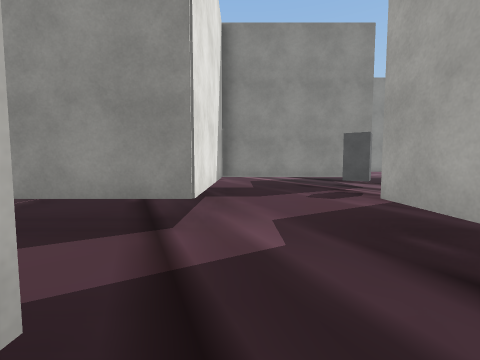
View 1 (above)

24 first-person views from a walk through a 3-D level made in the Unity game engine. The camera is 1.3 m above the floor, tilts 4° down and sees 90° across. The floor is counted in squares, 2 m on a side. Each view is taken from the middle of a square. On the plan, view 1 faces up. The plan holds only what a view shows up to about 9 squares ahead; the rest is blank. The place goes on beyond the plan. The player character is not drawn. Some animated figures are not drawn. Some surface patterns are stand-ins.

View 2
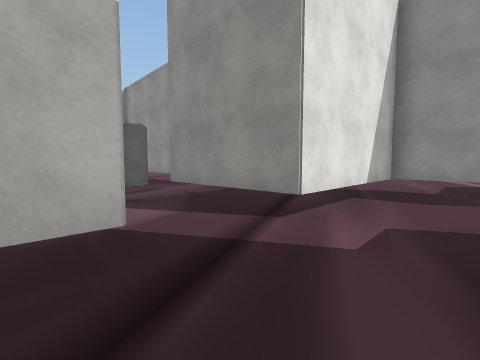

View 3
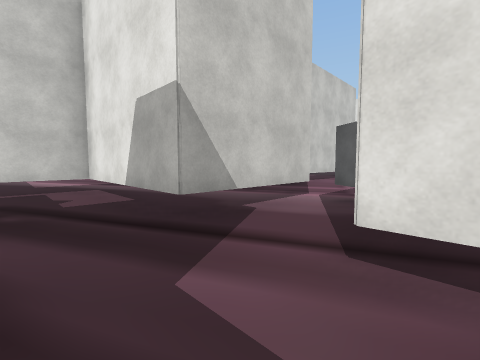

View 4
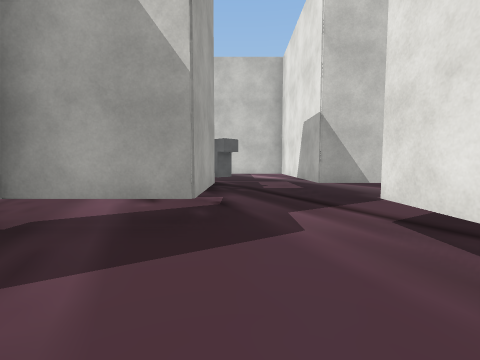

View 5
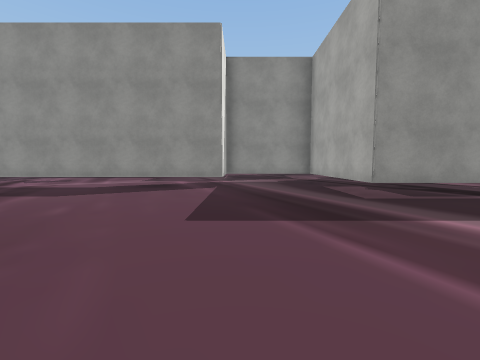

View 6
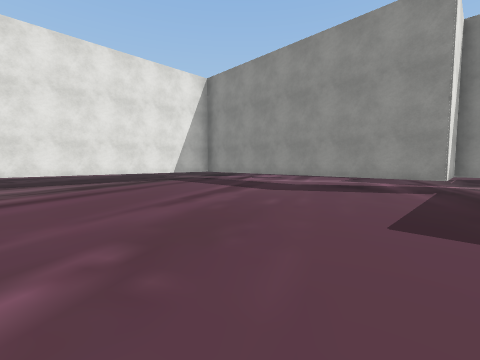

View 7
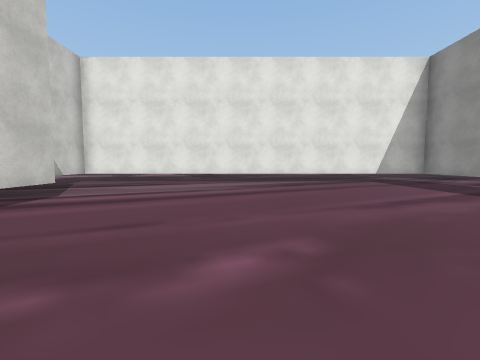

View 8
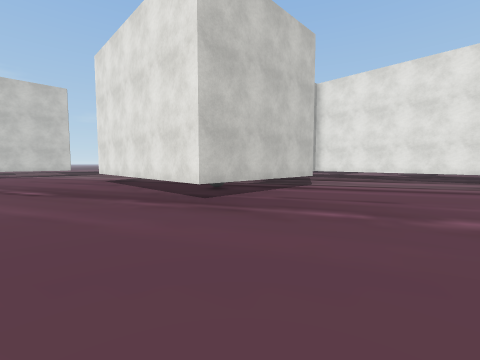

View 9
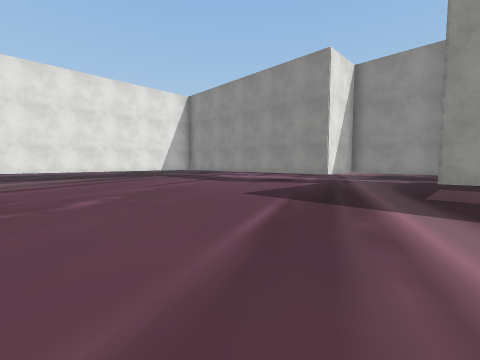

View 10
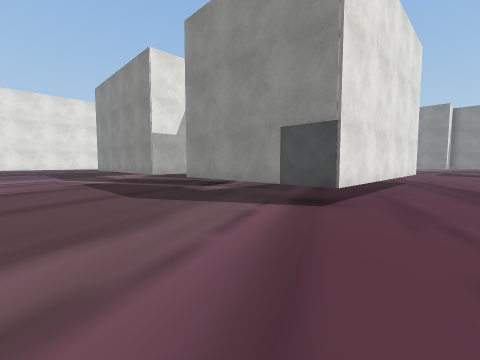

View 11
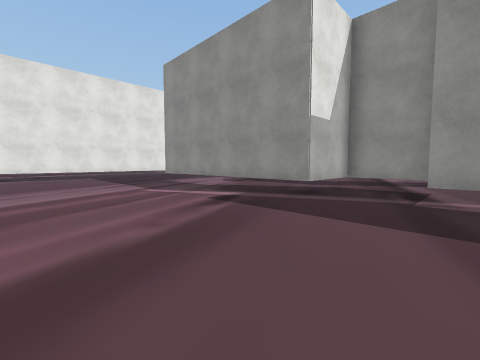

View 12
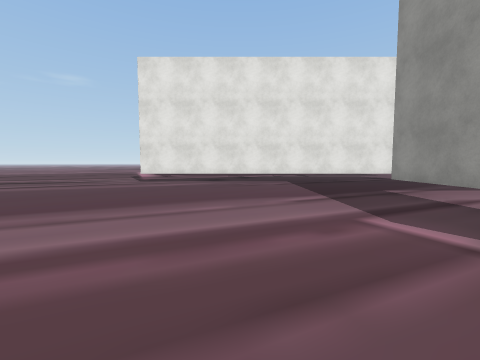

View 13
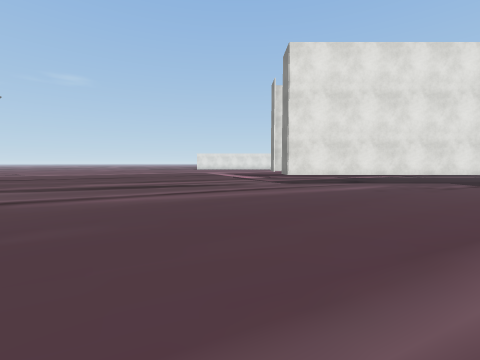

View 14
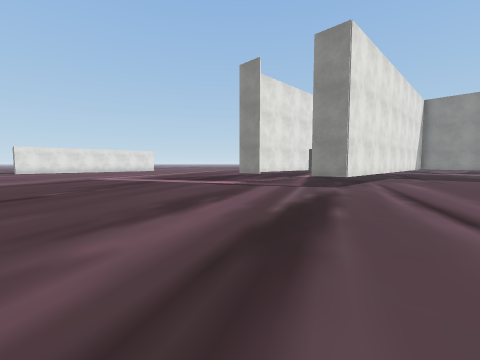

View 15
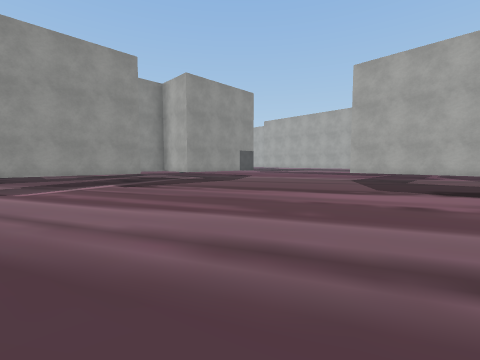

View 16
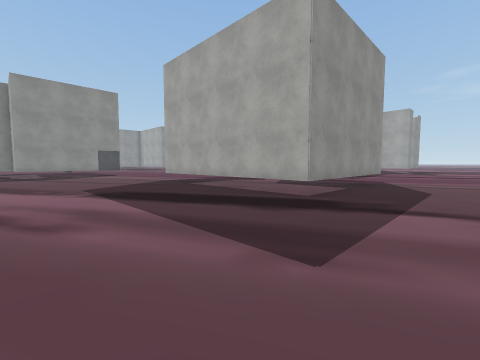

View 17
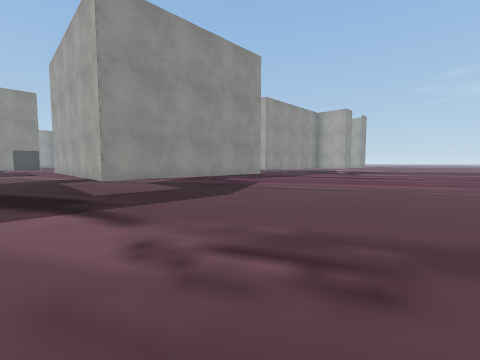

View 18
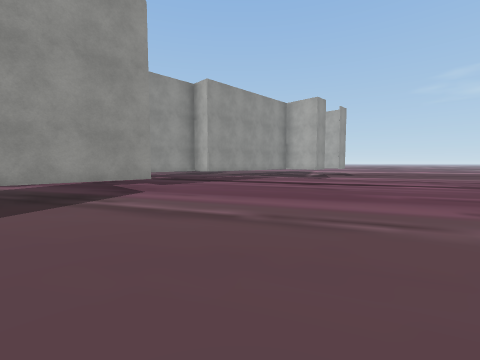

View 19
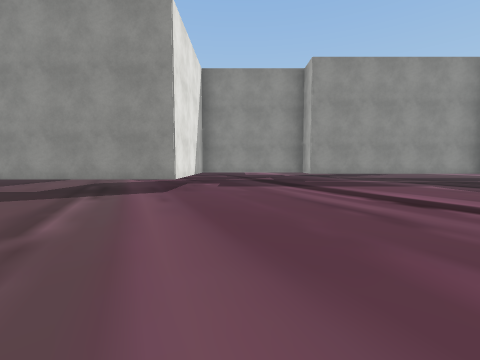

View 20
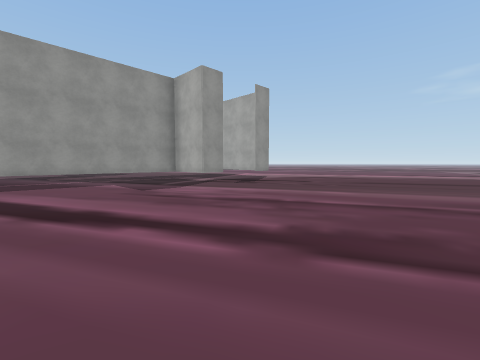

View 21
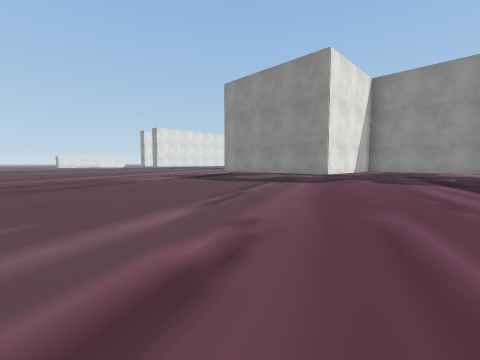

View 22
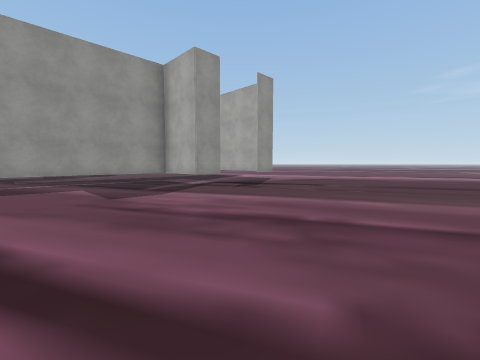

View 23
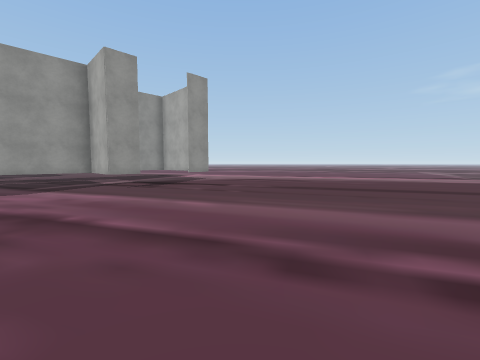

View 24
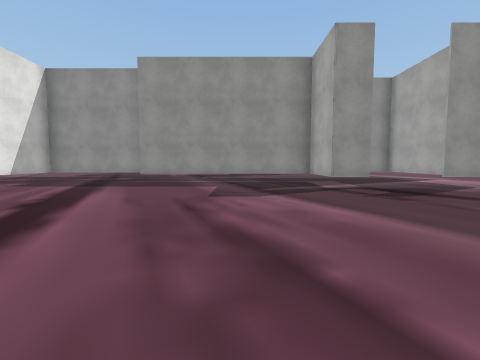

### Floor plan
Key: @ floor where view 1 was taken; # wall or solid block; . floor; = window, fence, low wall or low ledge; T thing the floor can be seen under or through.
Columns run from 21 left of view 1 to 14 right of it. Each row starts with its distance up from view 1.
 11                      ..
 10                     ...
  9                     ....
  8                     ....
  7                    .....T
  6                    .##TT
  5                    .#..##
  4                   ..T...
  3                  #T.T...
  2                   TTT.###.
  1                   T...# ..
  0                  #TTT@.
 -1              #####..T...
 -2          ######.....T..#
 -3          #..........##..
 -4          #...........###
 -5          #.............
 -6          #.............
 -7          #.............
 -8          #.............
 -9          #............
-10          #...........
-11          #...........
-12          #...#####...
-13          ##.. ..=#...
-14          .##  ...#...
-15    ..    ........#...
-16   #..   ...TTT...T...
-17   #..TT...TT.TTTTT...
-18  .#... TTT ..........
-19  .#..................
-20  .#..................
-21  .#.................
-22   #..............
-23   #..............##
-24 ..#..............##       ...
-25 ................. #   #####T........
-26 ................. #   #.... TTTTT...
-27 ..........   .... #   #......... T..
-28 .........    .... #####.............
-29 ........     .....    #.............
-30 .......      .......................
-31 ......       .......................
-32  ....           ....................
-33  ...            ....................
-34  ..             ....................
-35                .....................
-36                ............   ......

Positions as (right, up) in squares from view 1, and headings:
1: (0, 0), facing up
2: (1, 0), facing up-left
3: (1, 3), facing down-left
4: (1, 5), facing down
5: (-3, -8), facing up
6: (-3, -8), facing up-left
7: (-3, -8), facing left
8: (-1, -8), facing down-left
9: (0, -9), facing up-left
10: (-2, -21), facing up-left
11: (-7, -22), facing up-left
12: (-10, -21), facing left
13: (-11, -26), facing left
14: (-16, -31), facing up-left
15: (-13, -26), facing up-right
16: (-8, -31), facing up-right
17: (-5, -34), facing up-right
18: (-1, -34), facing up-right
19: (3, -34), facing up
20: (6, -35), facing up-right
21: (5, -36), facing up-left
22: (7, -34), facing up-right
23: (9, -36), facing up-right
24: (9, -34), facing up
